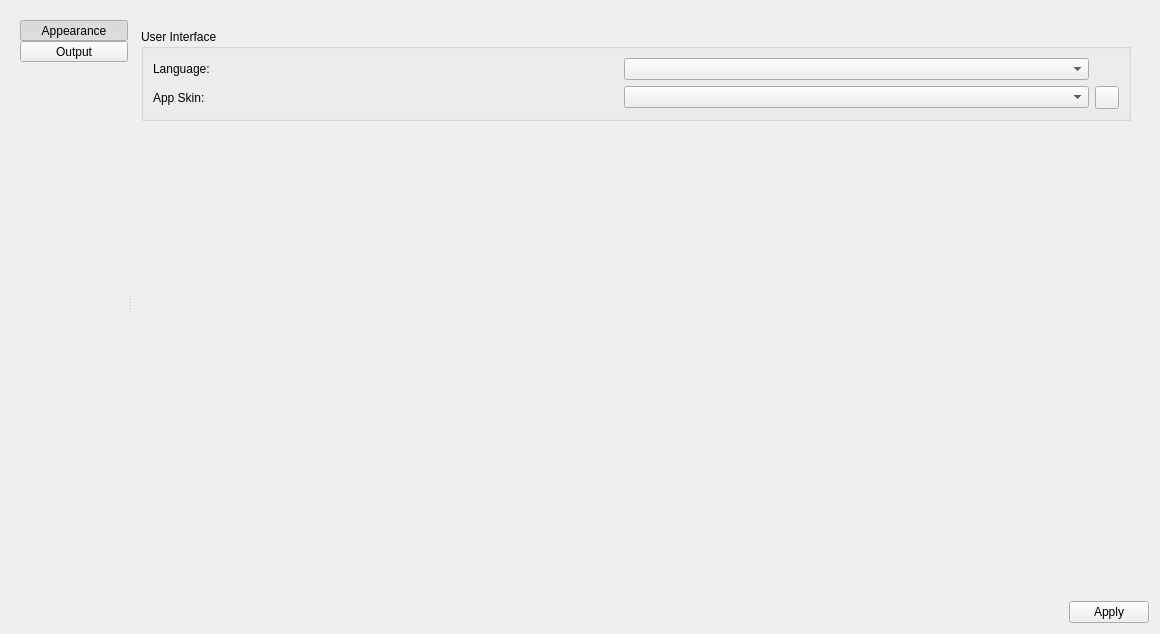
<?xml version="1.0" encoding="UTF-8"?>
<ui version="4.0">
 <class>PreferencesWidget</class>
 <widget class="QWidget" name="PreferencesWidget">
  <property name="geometry">
   <rect>
    <x>0</x>
    <y>0</y>
    <width>1160</width>
    <height>634</height>
   </rect>
  </property>
  <property name="windowTitle">
   <string>Form</string>
  </property>
  <layout class="QVBoxLayout" name="verticalLayout_4">
   <item>
    <widget class="QWidget" name="widget" native="true">
     <layout class="QHBoxLayout" name="horizontalLayout">
      <item>
       <widget class="QSplitter" name="splitter">
        <property name="orientation">
         <enum>Qt::Orientation::Horizontal</enum>
        </property>
        <widget class="QFrame" name="frButtons">
         <property name="sizePolicy">
          <sizepolicy hsizetype="Fixed" vsizetype="Expanding">
           <horstretch>0</horstretch>
           <verstretch>0</verstretch>
          </sizepolicy>
         </property>
         <property name="styleSheet">
          <string notr="true"/>
         </property>
         <property name="frameShape">
          <enum>QFrame::Shape::NoFrame</enum>
         </property>
         <layout class="QVBoxLayout" name="verticalLayout_2">
          <property name="spacing">
           <number>0</number>
          </property>
          <property name="leftMargin">
           <number>0</number>
          </property>
          <property name="topMargin">
           <number>0</number>
          </property>
          <property name="rightMargin">
           <number>0</number>
          </property>
          <property name="bottomMargin">
           <number>0</number>
          </property>
          <item>
           <widget class="QToolButton" name="tbtnAppearance">
            <property name="sizePolicy">
             <sizepolicy hsizetype="Expanding" vsizetype="Fixed">
              <horstretch>0</horstretch>
              <verstretch>0</verstretch>
             </sizepolicy>
            </property>
            <property name="text">
             <string>Appearance</string>
            </property>
            <property name="icon">
             <iconset resource="../resources/fps.qrc">
              <normaloff>:/controls/controls/20x20/content_view.svg</normaloff>:/controls/controls/20x20/content_view.svg</iconset>
            </property>
            <property name="checkable">
             <bool>true</bool>
            </property>
            <property name="checked">
             <bool>true</bool>
            </property>
            <property name="autoExclusive">
             <bool>true</bool>
            </property>
            <property name="toolButtonStyle">
             <enum>Qt::ToolButtonStyle::ToolButtonTextBesideIcon</enum>
            </property>
           </widget>
          </item>
          <item>
           <widget class="QToolButton" name="tbtnOutput">
            <property name="sizePolicy">
             <sizepolicy hsizetype="Expanding" vsizetype="Fixed">
              <horstretch>0</horstretch>
              <verstretch>0</verstretch>
             </sizepolicy>
            </property>
            <property name="text">
             <string>Output</string>
            </property>
            <property name="icon">
             <iconset resource="../resources/fps.qrc">
              <normaloff>:/controls/controls/20x20/settings.svg</normaloff>:/controls/controls/20x20/settings.svg</iconset>
            </property>
            <property name="checkable">
             <bool>true</bool>
            </property>
            <property name="autoExclusive">
             <bool>true</bool>
            </property>
            <property name="toolButtonStyle">
             <enum>Qt::ToolButtonStyle::ToolButtonTextBesideIcon</enum>
            </property>
           </widget>
          </item>
          <item>
           <spacer name="verticalSpacer">
            <property name="orientation">
             <enum>Qt::Orientation::Vertical</enum>
            </property>
            <property name="sizeHint" stdset="0">
             <size>
              <width>20</width>
              <height>40</height>
             </size>
            </property>
           </spacer>
          </item>
         </layout>
        </widget>
        <widget class="QStackedWidget" name="wgtOptions">
         <widget class="QWidget" name="pgAppearance">
          <layout class="QVBoxLayout" name="verticalLayout_3">
           <item>
            <widget class="QGroupBox" name="gbxUi">
             <property name="title">
              <string>User Interface</string>
             </property>
             <layout class="QGridLayout" name="gridLayout_5">
              <item row="0" column="0">
               <widget class="QLabel" name="label_11">
                <property name="text">
                 <string>Language:</string>
                </property>
                <property name="buddy">
                 <cstring>cbxLang</cstring>
                </property>
               </widget>
              </item>
              <item row="1" column="0">
               <widget class="QLabel" name="label_12">
                <property name="text">
                 <string>App Skin:</string>
                </property>
                <property name="buddy">
                 <cstring>cbxStyle</cstring>
                </property>
               </widget>
              </item>
              <item row="0" column="1">
               <widget class="QComboBox" name="cbxLang"/>
              </item>
              <item row="1" column="1">
               <widget class="QComboBox" name="cbxStyle"/>
              </item>
              <item row="1" column="2">
               <widget class="QToolButton" name="tbtnAddSkin">
                <property name="text">
                 <string/>
                </property>
                <property name="icon">
                 <iconset resource="../resources/fps.qrc">
                  <normaloff>:/controls/controls/16x16/add.svg</normaloff>:/controls/controls/16x16/add.svg</iconset>
                </property>
               </widget>
              </item>
             </layout>
            </widget>
           </item>
           <item>
            <spacer name="verticalSpacer_2">
             <property name="orientation">
              <enum>Qt::Orientation::Vertical</enum>
             </property>
             <property name="sizeHint" stdset="0">
              <size>
               <width>20</width>
               <height>40</height>
              </size>
             </property>
            </spacer>
           </item>
          </layout>
         </widget>
         <widget class="QWidget" name="pgOutput">
          <layout class="QVBoxLayout" name="verticalLayout">
           <item>
            <widget class="QGroupBox" name="gbxOutputOptions">
             <property name="title">
              <string>Output File Options</string>
             </property>
             <layout class="QGridLayout" name="gridLayout_2">
              <item row="2" column="0">
               <widget class="QLabel" name="label_2">
                <property name="text">
                 <string>&lt;html&gt;&lt;head/&gt;&lt;body&gt;&lt;p&gt;Specify output path:&lt;/p&gt;&lt;/body&gt;&lt;/html&gt;</string>
                </property>
               </widget>
              </item>
              <item row="4" column="2" colspan="3">
               <widget class="QLabel" name="label_6">
                <property name="text">
                 <string>&lt;html&gt;&lt;head/&gt;&lt;body&gt;&lt;p&gt;For JPG images, this is 0 ~ 100, and the bigger, the higher quality outputs will have.&lt;/p&gt;&lt;/body&gt;&lt;/html&gt;</string>
                </property>
               </widget>
              </item>
              <item row="2" column="4">
               <widget class="QToolButton" name="tbtnBrowse">
                <property name="enabled">
                 <bool>false</bool>
                </property>
                <property name="text">
                 <string>...</string>
                </property>
               </widget>
              </item>
              <item row="3" column="0">
               <widget class="QLabel" name="label_3">
                <property name="text">
                 <string>&lt;html&gt;&lt;head/&gt;&lt;body&gt;&lt;p&gt;Output picture format:&lt;/p&gt;&lt;/body&gt;&lt;/html&gt;</string>
                </property>
               </widget>
              </item>
              <item row="3" column="1" colspan="3">
               <widget class="QComboBox" name="cbxFormats"/>
              </item>
              <item row="5" column="0">
               <widget class="QLabel" name="label_5">
                <property name="text">
                 <string>&lt;html&gt;&lt;head/&gt;&lt;body&gt;&lt;p&gt;Picture scaling:&lt;/p&gt;&lt;/body&gt;&lt;/html&gt;</string>
                </property>
               </widget>
              </item>
              <item row="0" column="4">
               <widget class="QCheckBox" name="chbSubDir">
                <property name="text">
                 <string>Create sub-directories under the output path.</string>
                </property>
               </widget>
              </item>
              <item row="4" column="1">
               <widget class="QSpinBox" name="sbxQuality">
                <property name="maximum">
                 <number>100</number>
                </property>
               </widget>
              </item>
              <item row="5" column="2" colspan="2">
               <widget class="QLabel" name="label_10">
                <property name="text">
                 <string>&lt;html&gt;&lt;head/&gt;&lt;body&gt;&lt;p&gt;%&amp;emsp;(Default is 100.00%, that is, no scaling.)&lt;/p&gt;&lt;/body&gt;&lt;/html&gt;</string>
                </property>
               </widget>
              </item>
              <item row="0" column="1" colspan="3">
               <widget class="QComboBox" name="cbxLocation">
                <property name="currentText">
                 <string>The path specified when clicking &quot;Save pictures&quot;</string>
                </property>
                <property name="currentIndex">
                 <number>0</number>
                </property>
                <property name="maxVisibleItems">
                 <number>3</number>
                </property>
                <item>
                 <property name="text">
                  <string>The path specified when clicking &quot;Save pictures&quot;</string>
                 </property>
                </item>
                <item>
                 <property name="text">
                  <string>The same location as the source picture</string>
                 </property>
                </item>
                <item>
                 <property name="text">
                  <string>The following path:</string>
                 </property>
                </item>
               </widget>
              </item>
              <item row="2" column="1" colspan="3">
               <widget class="QLineEdit" name="lePath">
                <property name="enabled">
                 <bool>false</bool>
                </property>
               </widget>
              </item>
              <item row="4" column="0">
               <widget class="QLabel" name="label_4">
                <property name="text">
                 <string>&lt;html&gt;&lt;head/&gt;&lt;body&gt;&lt;p&gt;JPG Quality:&lt;/p&gt;&lt;/body&gt;&lt;/html&gt;</string>
                </property>
               </widget>
              </item>
              <item row="5" column="1">
               <widget class="QDoubleSpinBox" name="dsbxFactor">
                <property name="maximum">
                 <double>1000.000000000000000</double>
                </property>
                <property name="value">
                 <double>100.000000000000000</double>
                </property>
               </widget>
              </item>
              <item row="0" column="0">
               <widget class="QLabel" name="label">
                <property name="text">
                 <string>&lt;html&gt;&lt;head/&gt;&lt;body&gt;&lt;p&gt;Saving to:&lt;/p&gt;&lt;/body&gt;&lt;/html&gt;</string>
                </property>
               </widget>
              </item>
             </layout>
            </widget>
           </item>
           <item>
            <widget class="QCheckBox" name="chbGrid">
             <property name="sizePolicy">
              <sizepolicy hsizetype="Expanding" vsizetype="Fixed">
               <horstretch>0</horstretch>
               <verstretch>0</verstretch>
              </sizepolicy>
             </property>
             <property name="text">
              <string>Auto-generate an image with a grid illustrating how the pictures are splited.</string>
             </property>
            </widget>
           </item>
           <item>
            <widget class="QGroupBox" name="gbxGridFigure">
             <property name="enabled">
              <bool>false</bool>
             </property>
             <property name="title">
              <string>Grid Figure</string>
             </property>
             <layout class="QGridLayout" name="gridLayout_3">
              <item row="2" column="4">
               <spacer name="horizontalSpacer_3">
                <property name="orientation">
                 <enum>Qt::Orientation::Vertical</enum>
                </property>
                <property name="sizeHint" stdset="0">
                 <size>
                  <width>40</width>
                  <height>20</height>
                 </size>
                </property>
               </spacer>
              </item>
              <item row="1" column="3">
               <widget class="QLabel" name="label_8">
                <property name="text">
                 <string>&lt;html&gt;&lt;head/&gt;&lt;body&gt;&lt;p&gt;Pixel&lt;/p&gt;&lt;/body&gt;&lt;/html&gt;</string>
                </property>
               </widget>
              </item>
              <item row="2" column="0">
               <widget class="QLabel" name="label_9">
                <property name="text">
                 <string>&lt;html&gt;&lt;head/&gt;&lt;body&gt;&lt;p&gt;Grid line color:&lt;/p&gt;&lt;/body&gt;&lt;/html&gt;</string>
                </property>
               </widget>
              </item>
              <item row="1" column="2">
               <widget class="QSpinBox" name="sbxLineSize"/>
              </item>
              <item row="1" column="4">
               <spacer name="horizontalSpacer_2">
                <property name="orientation">
                 <enum>Qt::Orientation::Vertical</enum>
                </property>
                <property name="sizeHint" stdset="0">
                 <size>
                  <width>40</width>
                  <height>20</height>
                 </size>
                </property>
               </spacer>
              </item>
              <item row="1" column="0">
               <widget class="QLabel" name="label_7">
                <property name="text">
                 <string>&lt;html&gt;&lt;head/&gt;&lt;body&gt;&lt;p&gt;Line size:&lt;/p&gt;&lt;/body&gt;&lt;/html&gt;</string>
                </property>
               </widget>
              </item>
              <item row="2" column="1">
               <widget class="QLabel" name="labColor">
                <property name="sizePolicy">
                 <sizepolicy hsizetype="Fixed" vsizetype="Fixed">
                  <horstretch>0</horstretch>
                  <verstretch>0</verstretch>
                 </sizepolicy>
                </property>
                <property name="minimumSize">
                 <size>
                  <width>32</width>
                  <height>32</height>
                 </size>
                </property>
                <property name="maximumSize">
                 <size>
                  <width>32</width>
                  <height>32</height>
                 </size>
                </property>
                <property name="text">
                 <string/>
                </property>
               </widget>
              </item>
              <item row="2" column="2">
               <widget class="QPushButton" name="btnSelectColor">
                <property name="text">
                 <string>Select Color...</string>
                </property>
               </widget>
              </item>
             </layout>
            </widget>
           </item>
           <item>
            <widget class="QGroupBox" name="gbxFileNames">
             <property name="title">
              <string>File Name Conventions</string>
             </property>
             <layout class="QGridLayout" name="gridLayout_4">
              <item row="0" column="0">
               <widget class="QRadioButton" name="rbtnOriName">
                <property name="text">
                 <string>Use the original file name as the prefix</string>
                </property>
               </widget>
              </item>
              <item row="1" column="0">
               <widget class="QRadioButton" name="rbtnSpecified">
                <property name="text">
                 <string>Use the specified prefix:</string>
                </property>
               </widget>
              </item>
              <item row="1" column="1">
               <widget class="QLineEdit" name="lePrefix"/>
              </item>
              <item row="2" column="0" colspan="2">
               <widget class="QCheckBox" name="chbNumberContained">
                <property name="text">
                 <string>[Row number * Column number] contained in files' name.</string>
                </property>
               </widget>
              </item>
             </layout>
            </widget>
           </item>
          </layout>
         </widget>
        </widget>
       </widget>
      </item>
     </layout>
    </widget>
   </item>
   <item>
    <widget class="QDialogButtonBox" name="buttonBox">
     <property name="standardButtons">
      <set>QDialogButtonBox::StandardButton::Apply</set>
     </property>
    </widget>
   </item>
  </layout>
 </widget>
 <resources>
  <include location="../resources/fps.qrc"/>
 </resources>
 <connections/>
</ui>
